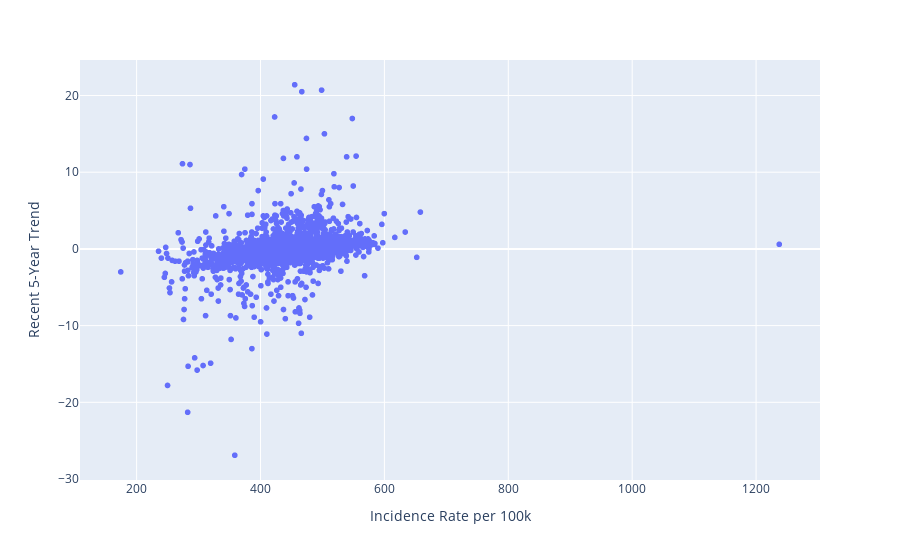

The notebook cell saved with this chart:
### Markdown cell above
# Cancer EDA

### Code cell
# compare incident rate with 5 year trend
cancer_df = get_cancer_data()
fig = px.scatter(
    cancer_df, 
    x='Incidence Rate per 100k', 
    y='Recent 5-Year Trend', 
    hover_name='County', 
)
fig.show()

### Figure 1 — Plotly figure (JSON) as saved in the notebook; plotly's stock layout.template omitted (floating-point values rounded to 4 significant figures; data arrays with more than 128 entries replaced by an {"elided": "..."} marker saying what was removed)
{"data": [{"hovertemplate": "<b>%{hovertext}</b><br><br>Incidence Rate per 100k=%{x}<br>Recent 5-Year Trend=%{y}<extra></extra>", "hovertext": {"elided": "2662 str values"}, "legendgroup": "", "marker": {"color": "#636efa", "symbol": "circle"}, "mode": "markers", "name": "", "showlegend": false, "type": "scattergl", "x": {"elided": "2662 float values"}, "xaxis": "x", "y": {"elided": "2662 float values"}, "yaxis": "y"}], "layout": {"legend": {"tracegroupgap": 0}, "margin": {"t": 60}, "xaxis": {"anchor": "y", "domain": [0, 1], "title": {"text": "Incidence Rate per 100k"}}, "yaxis": {"anchor": "x", "domain": [0, 1], "title": {"text": "Recent 5-Year Trend"}}}}
